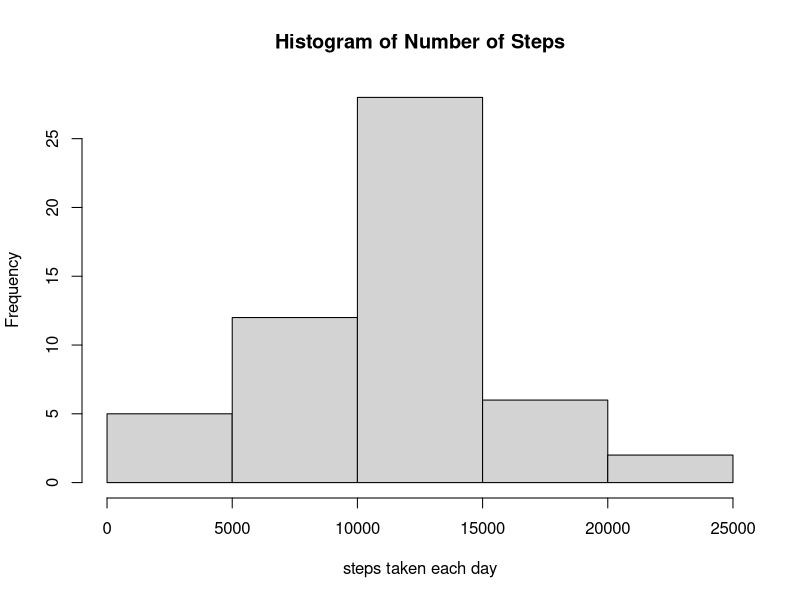
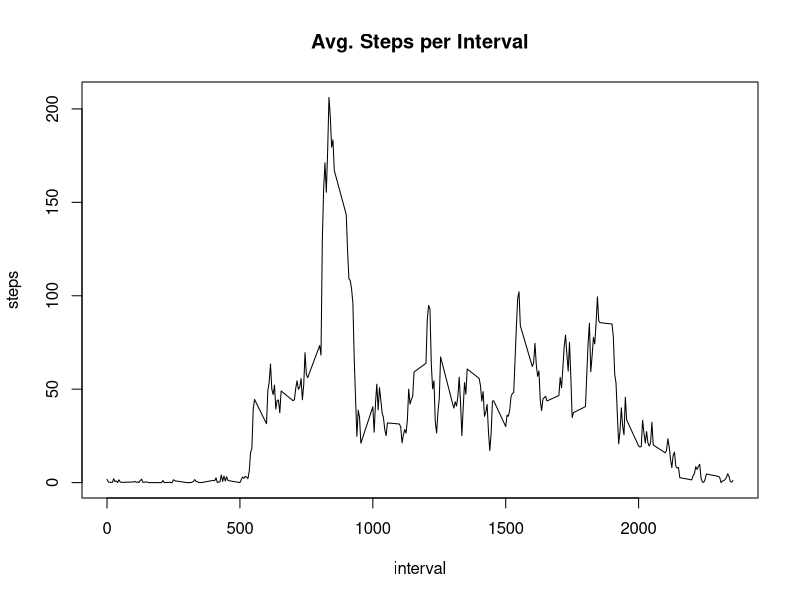
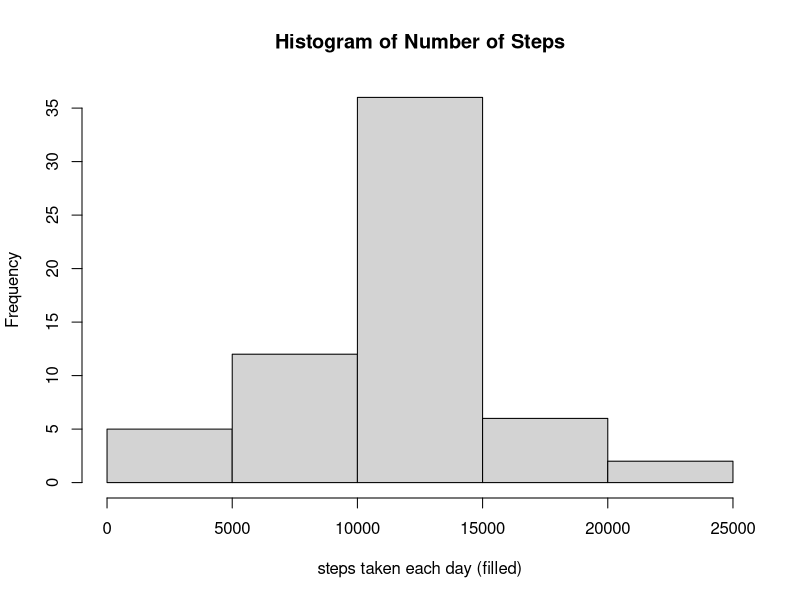
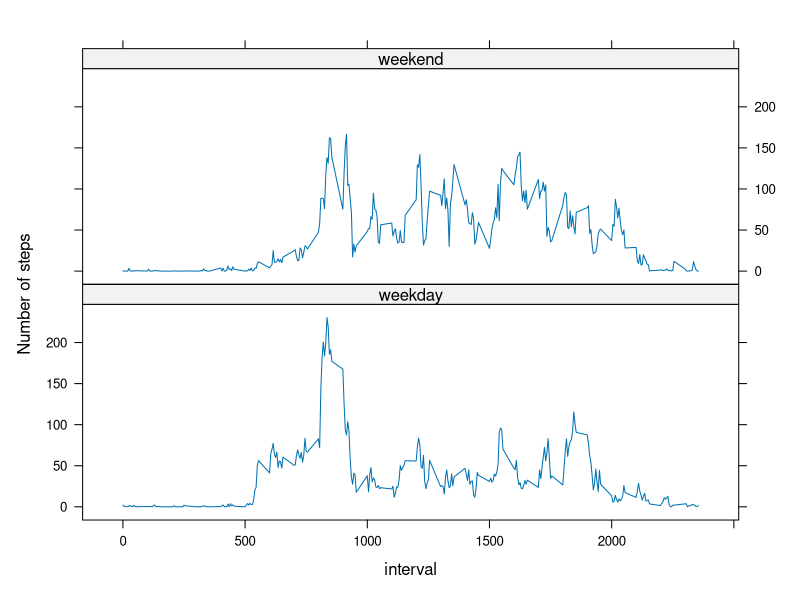

Generate these figures, in order, with R:
## ---- chunk 1
data<-read.csv(file="activity.csv")
data$date<-as.Date(data$date,format="%d/%m/%Y")
steps_day<-aggregate(data$steps~data$date,data=data,sum,na.action=na.omit)
## ---- chunk 2
 hist(steps_day[,2],xlab="steps taken each day",main="Histogram of Number of Steps")
## ---- chunk 3
mean(steps_day[,2],na.rm=TRUE)
## ---- chunk 4
median(steps_day[,2],na.rm=TRUE)
## ---- chunk 5
steps<-aggregate(data$steps~data$interval,data=data,mean,na.action=na.omit)
plot(steps[,1],steps[,2],type="l",ylab="steps",main="Avg. Steps per Interval",xlab="interval")
## ---- chunk 6
steps[which.max(steps[,2]),1]
## ---- chunk 7
nrow(data[!complete.cases(data),])
## ---- chunk 8
new_vals<-steps[,2]
new_vals<-rep(new_vals,nrow(data)/length(new_vals))
data_new<-data
missing <- which(is.na(data[,1]))
data_new[missing,1] <- new_vals[missing]

## ---- chunk 9
steps_day_new<-aggregate(data_new$steps~data_new$date,data=data,sum)
hist(steps_day_new[,2],xlab="steps taken each day (filled)",main="Histogram of Number of Steps")
## ---- chunk 10
mean(steps_day_new[,2])
## ---- chunk 11
median(steps_day_new[,2])
## ---- chunk 12
data_new$weekend<-weekdays(data$date) %in% c("Saturday","Sunday")
data_new$weekday<-data_new$weekend==FALSE
## ---- chunk 13
steps_new<-aggregate(data_new$steps~data_new$interval+data_new$weekend,data=data_new,mean)
colnames(steps_new)<-c("interval","weekend","steps")
steps_new$weekend[steps_new$weekend=="FALSE"]<-"weekday"
steps_new$weekend[steps_new$weekend=="TRUE"]<-"weekend"
library(lattice)
xyplot(steps_new[,3]~steps_new[,1] | steps_new[,2], type="l",layout=c(1,2),xlab="interval",ylab="Number of steps")
